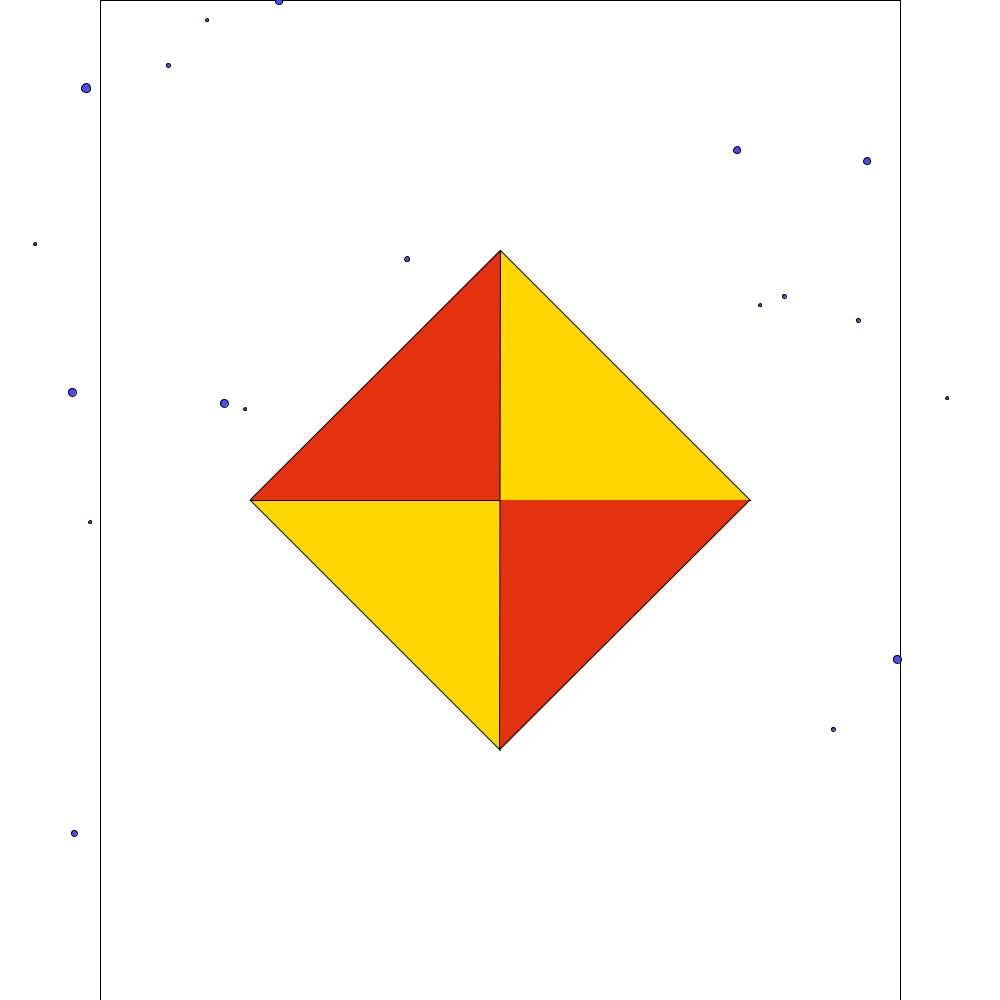
Frame 1 (no input)
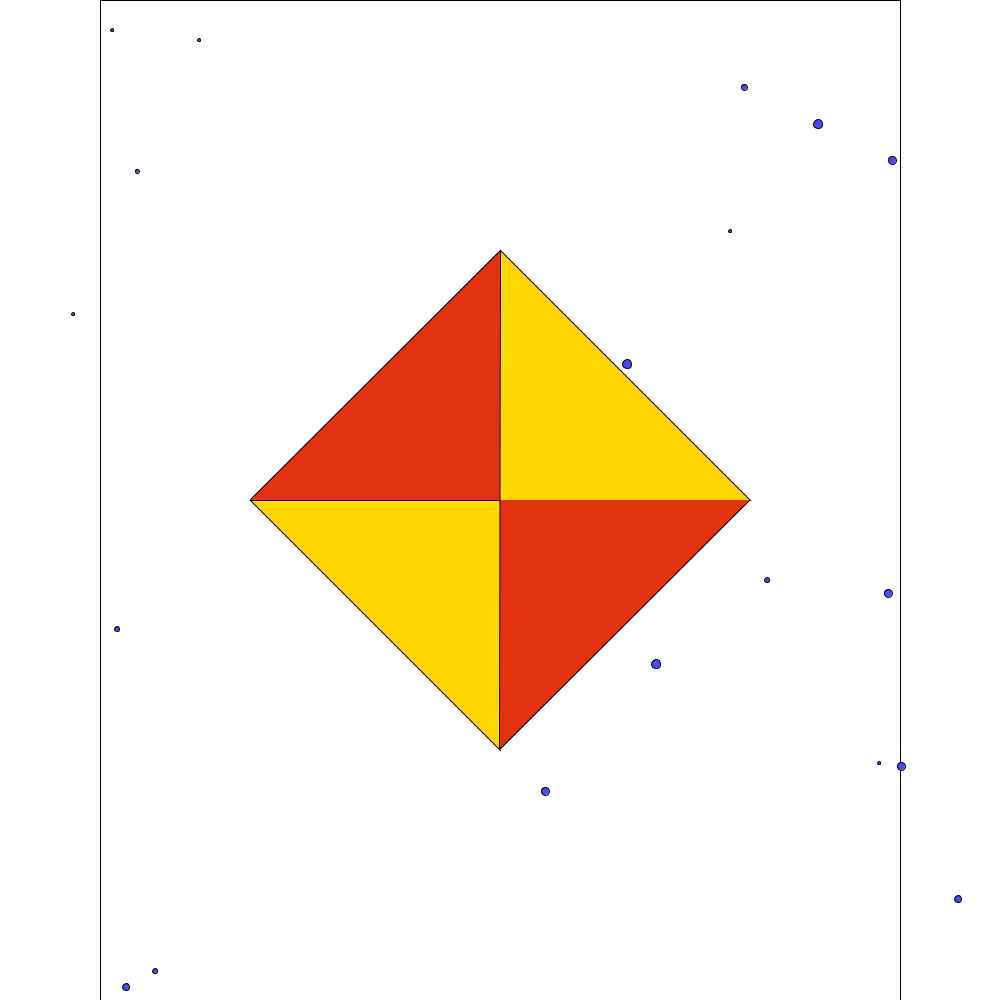
Frame 60 (the mouse pressed at the canvas centre just before this capture)
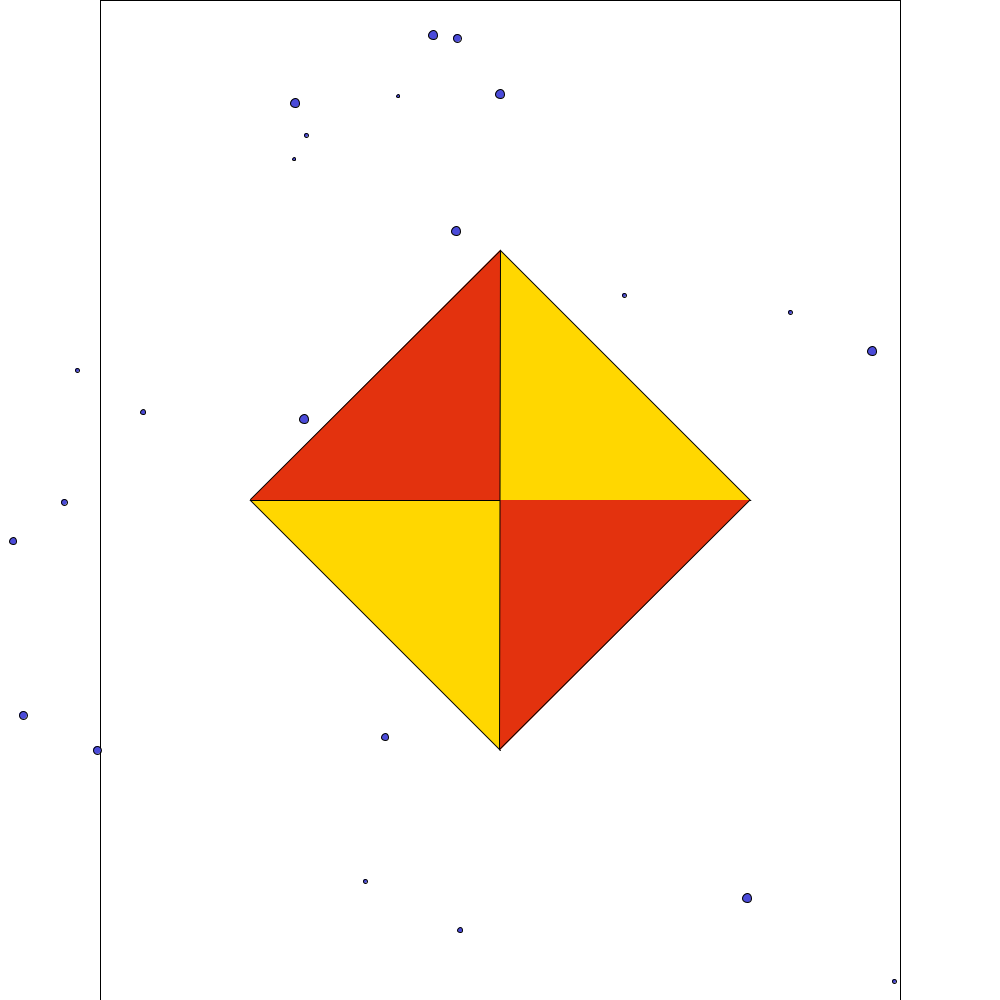
Frame 120 (the mouse held since frame 60 and released just before this capture)

The Processing sketch that drew these frames (run headless with seeded random() and noise(); from frame 60 on, the mouse is pressed at the canvas centre):

// Processing sketch: partner_functions
// ── partner_functions.pde
int clr = 1;
int k;
int x;
int y = 1;
int dx = 1;
int dy = 1;

void setup() {
  size(1000, 1000);
 // background(22, 100, 220);
}

void draw() { 



rain();
fill(#FFD700);
  twotriangles();
 translate(500, 500); // point of origin 
 rotate(radians(90));
 translate(-500, -500);
 fill(227,50,14);
twotriangles();
}


void twotriangles() {

  beginShape(); 
  vertex(500, 250);
vertex(750, 500);
vertex(250, 500);
vertex(500, 750);
  endShape();
}

void rain(){
   background(255,255,255);
  k = (int) random(3,10);
  x = (int) random (150, 650);
 
  fill(255, 255, 255);
 rect(100, 0, 800, 1000);
 
  clr = (int) random(200, 255);
  fill(75,75, clr);
  circle (x, y, k);
  x = x + dx;
  y = y + dy;
 
   k = (int) random(3,10);
  x = (int) random (5, 1000);
  y = (int) random (5, 1000);
  circle (x, y, k);
  k = (int) random(3,10);
  x = (int) random (5, 1000);
  y = (int) random (5, 1000);
  circle (x, y, k);k = (int) random(3,10);
  x = (int) random (5, 1000);
  y = (int) random (5, 1000);
  circle (x, y, k);k = (int) random(3,10);
  x = (int) random (5, 1000);
  y = (int) random (5, 1000);
  circle (x, y, k);k = (int) random(3,10);
  x = (int) random (5, 1000);
  y = (int) random (5, 1000);
  circle (x, y, k);k = (int) random(3,10);
  x = (int) random (5, 1000);
  y = (int) random (5, 1000);
  circle (x, y, k);k = (int) random(3,10);
  x = (int) random (5, 1000);
  y = (int) random (5, 1000);
  circle (x, y, k);k = (int) random(3,10);
  x = (int) random (5, 1000);
  y = (int) random (5, 1000);
  circle (x, y, k);k = (int) random(3,10);
  x = (int) random (5, 1000);
  y = (int) random (5, 1000);
  circle (x, y, k);k = (int) random(3,10);
  x = (int) random (5, 1000);
  y = (int) random (5, 1000);
  circle (x, y, k);k = (int) random(3,10);
  x = (int) random (5, 1000);
  y = (int) random (5, 1000);
  circle (x, y, k);k = (int) random(3,10);
  x = (int) random (5, 1000);
  y = (int) random (5, 1000);
  circle (x, y, k);k = (int) random(3,10);
  x = (int) random (5, 1000);
  y = (int) random (5, 1000);
  circle (x, y, k);k = (int) random(3,10);
  x = (int) random (5, 1000);
  y = (int) random (5, 1000);
  circle (x, y, k);k = (int) random(3,10);
  x = (int) random (5, 1000);
  y = (int) random (5, 1000);
  circle (x, y, k);k = (int) random(3,10);
  x = (int) random (5, 1000);
  y = (int) random (5, 1000);
  circle (x, y, k);k = (int) random(3,10);
  x = (int) random (5, 1000);
  y = (int) random (5, 1000);
  circle (x, y, k);k = (int) random(3,10);
  x = (int) random (5, 1000);
  y = (int) random (5, 1000);
  circle (x, y, k);k = (int) random(3,10);
  x = (int) random (5, 1000);
  y = (int) random (5, 1000);
  circle (x, y, k);k = (int) random(3,10);
  x = (int) random (5, 1000);
  y = (int) random (5, 1000);
  circle (x, y, k);k = (int) random(3,10);
  x = (int) random (5, 1000);
  y = (int) random (5, 1000);
  circle (x, y, k);k = (int) random(3,10);
  x = (int) random (5, 1000);
  y = (int) random (5, 1000);
  circle (x, y, k);k = (int) random(3,10);
  x = (int) random (5, 1000);
  y = (int) random (5, 1000);
  circle (x, y, k);
}

      
